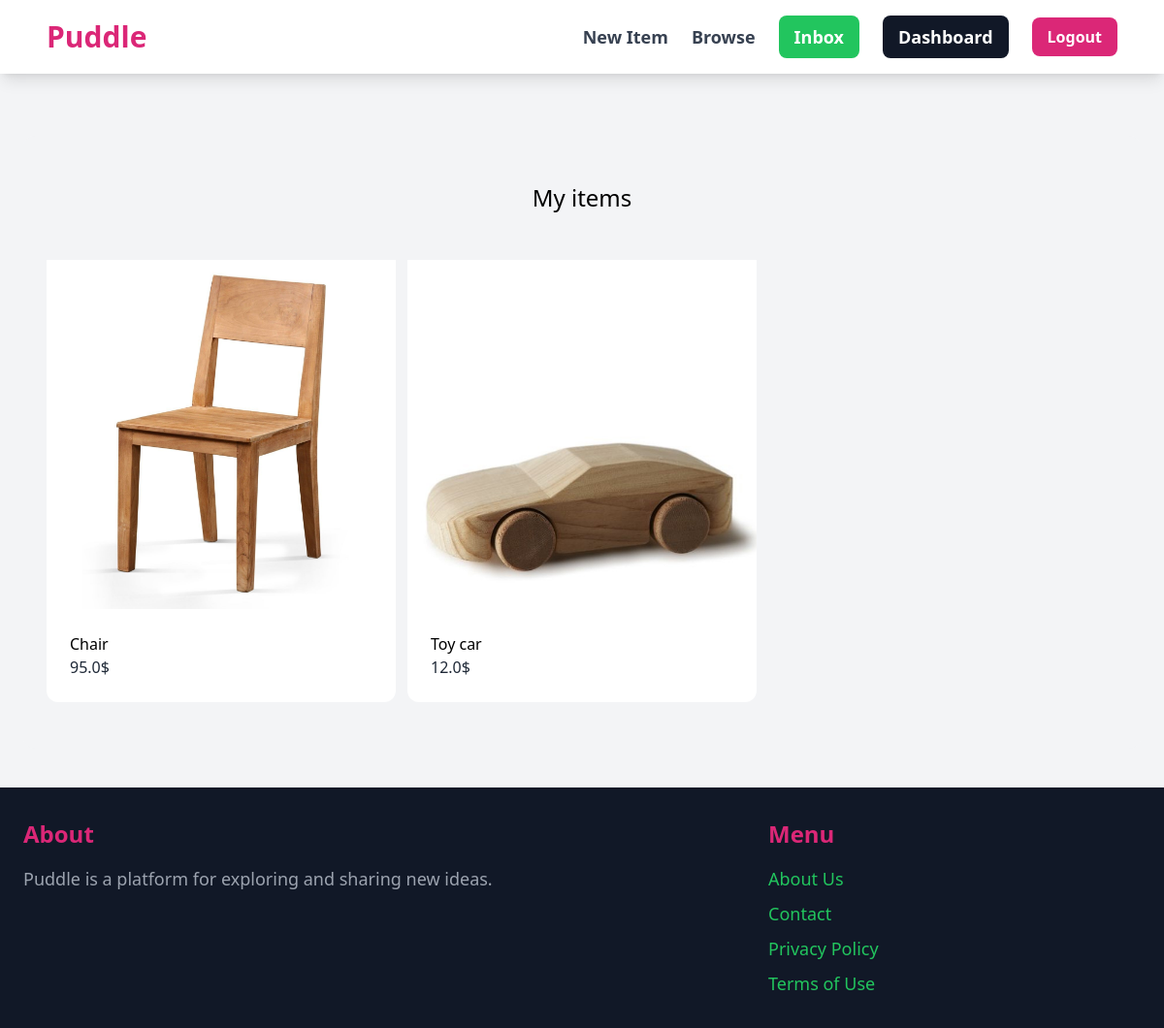
The page /dashboard/ (signed in) on the database its author committed.
### item/models.py (models this page shows, shortened)
class Item(models.Model):
    name=models.CharField(max_length=255)
    description=models.TextField(blank=True, null=True)
    is_sold=models.BooleanField(default=False)
    price=models.FloatField()
    image=models.ImageField(upload_to='item_images', blank=True, null=True)
    created_at=models.DateTimeField(auto_now_add=True)
    created_by=models.ForeignKey(User,related_name='items',on_delete=models.CASCADE)
    category=models.ForeignKey(Category, related_name='items', on_delete=models.CASCADE)

### dashboard/views.py (the view)
# urls.py: path('', views.index, name='index'),
@login_required
def index(request):
    items = Item.objects.filter(created_by=request.user)
    return render(request, 'dashboard/index.html', {
        'items':items,
    })

### dashboard/templates/dashboard/index.html (shortened to what this page needs)
{% extends 'core/base.html' %}
{% block content %}
    <div class="mt-6 px-6 py-12 bg-gray-100 rounded-xl">
        <h2 class="mb-12 text-2xl text-center">My items</h2>
        <div class="grid grid-cols-3 gap-3">
           {% for item in items %}
           <div>
            <a href="{% url "item:detail" item.id %}">
                <div><img src="{{item.image.url}}" class="rounded-top-xl"></div>
                <div class="p-6 bg-white rounded-b-xl">
                    <h2 class="text-2-xl">{{item.name}}</h2>
                    <p class="text-gray-800">{{item.price}}$</p>
                </div>
            </a>
           </div>
           {% endfor %}
        </div>
    </div>
{% endblock %}

### rows shown on the page
Item: image (picture), name "Chair", price "95.0"
Item: image (picture), name "Toy car", price "12.0"
